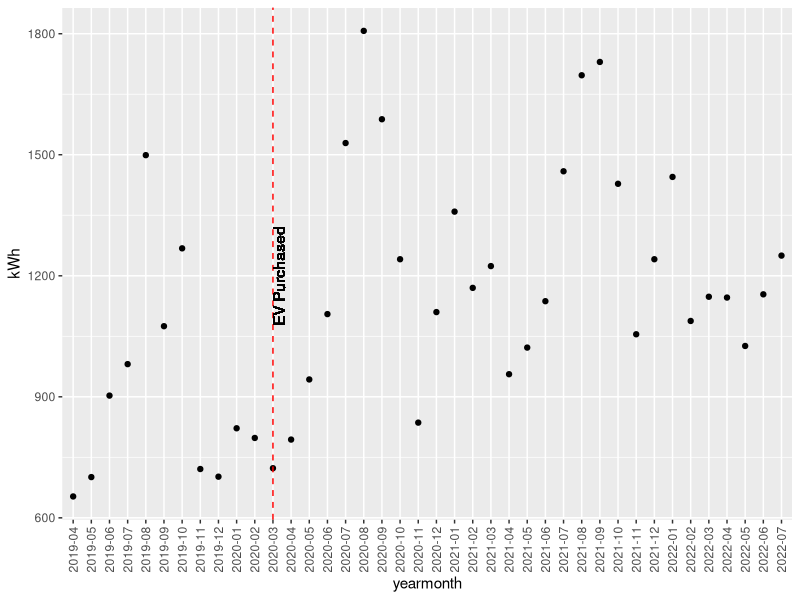
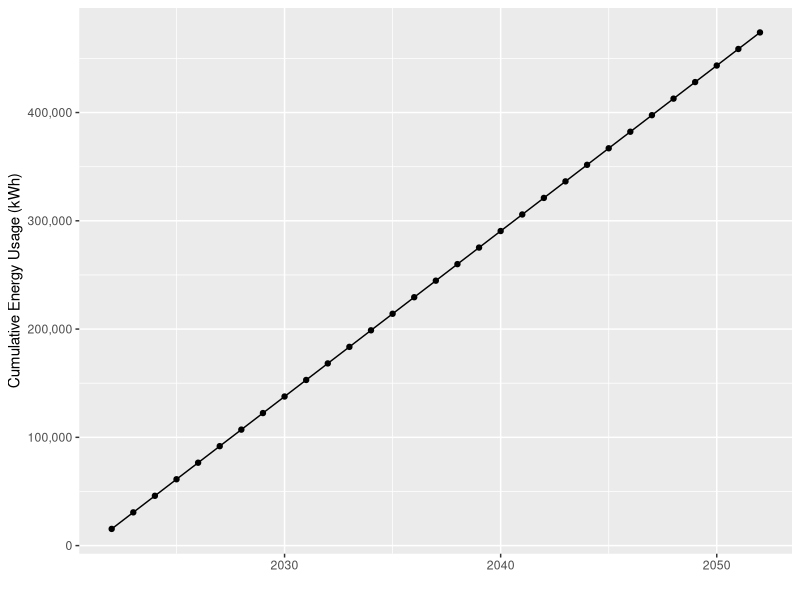
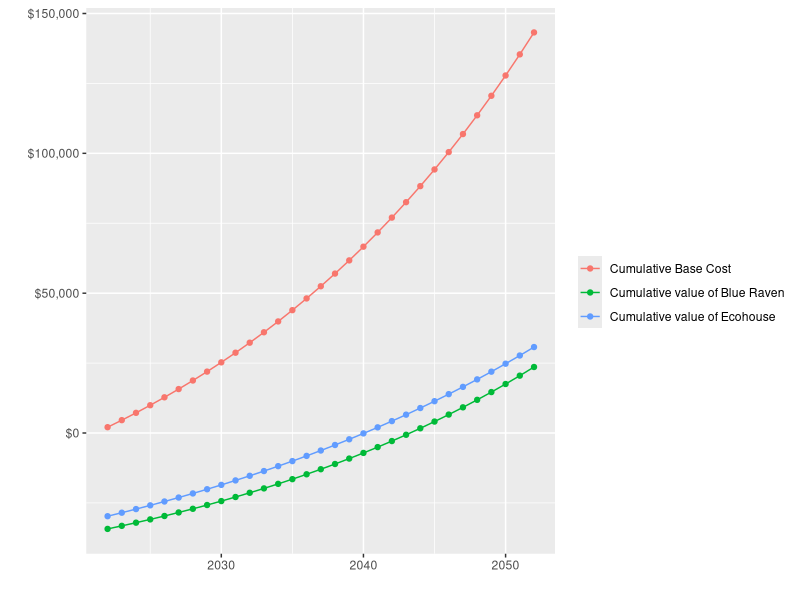
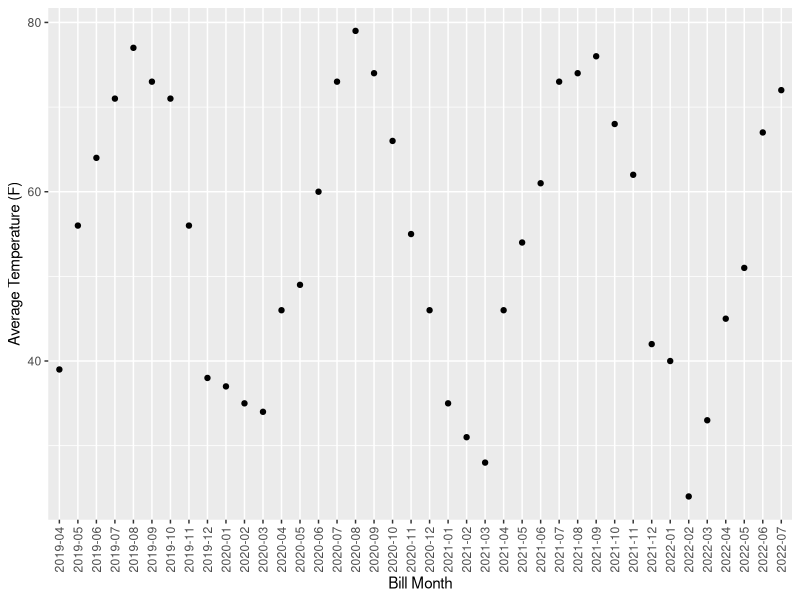
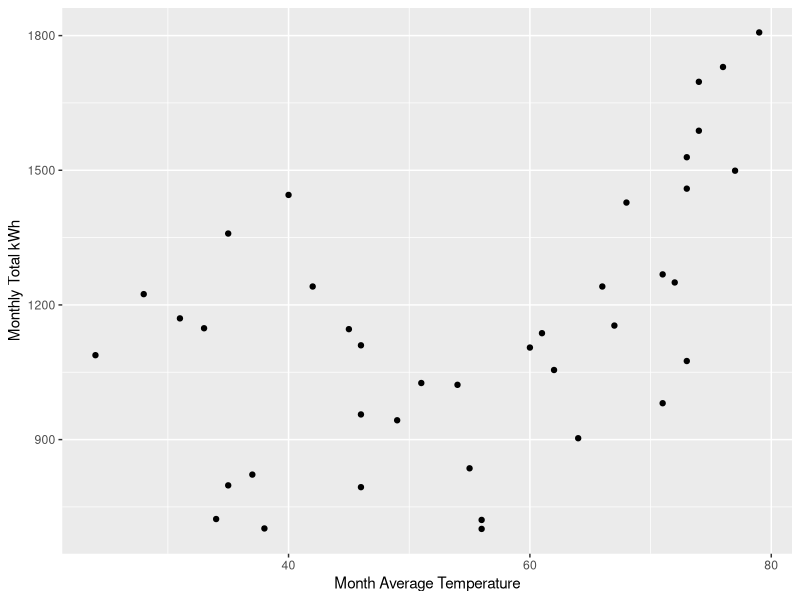
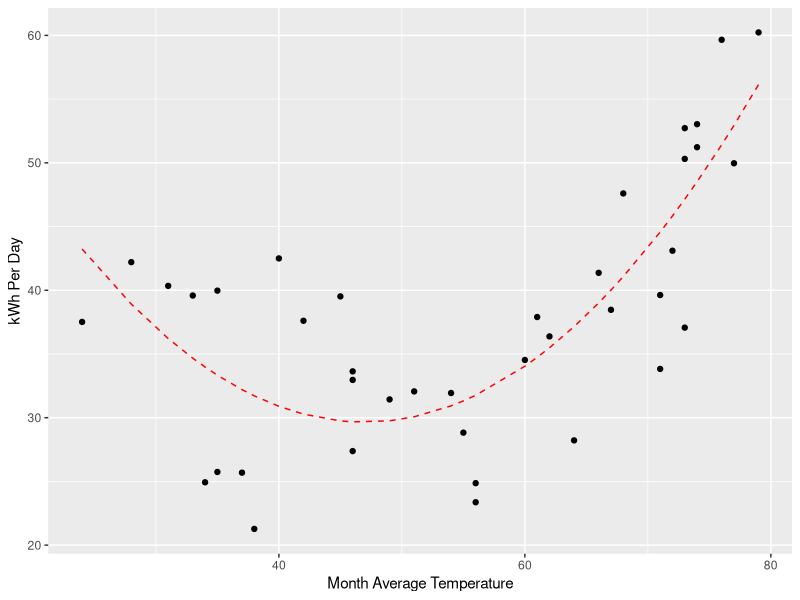
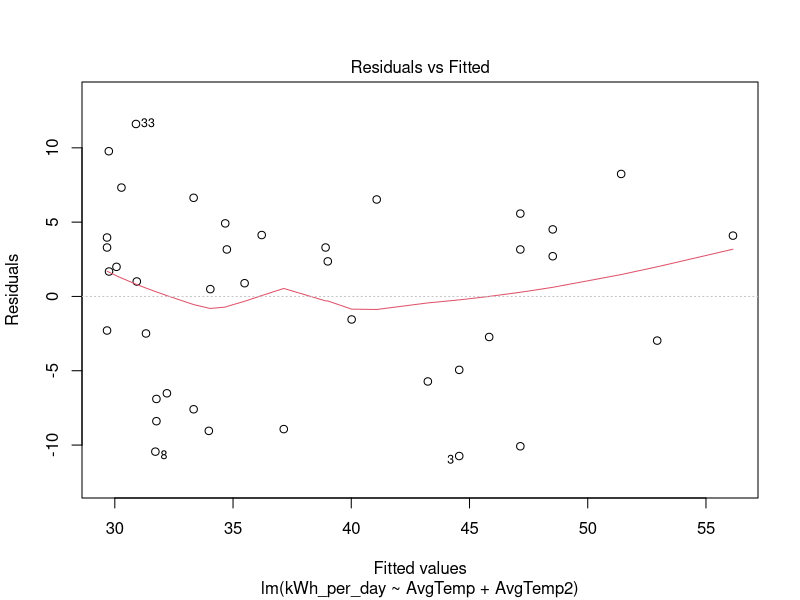
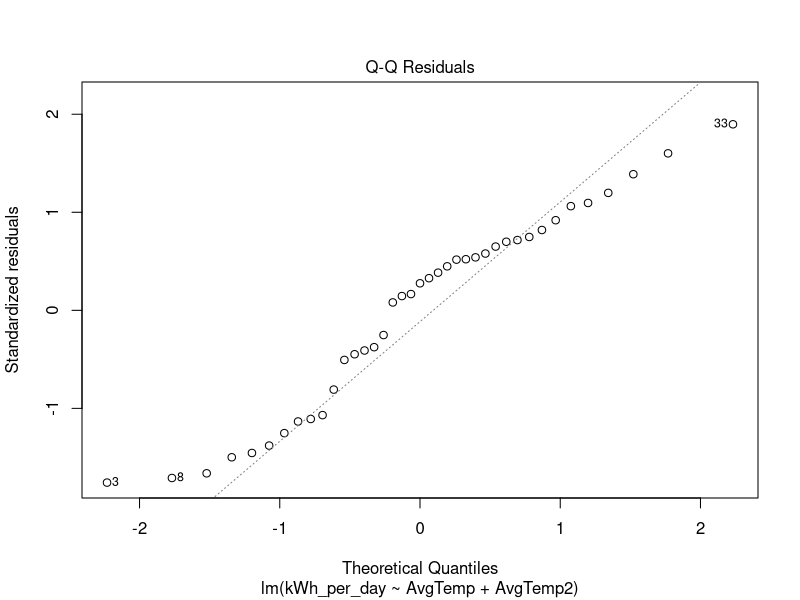

These figures' R source, in order:
## ---- chunk 1
knitr::opts_chunk$set(echo = FALSE)

require(ggplot2)
require(stringr)
require(lubridate)
## ---- chunk 2
stopifnot(file.exists("ActualData.csv"))
stopifnot(file.exists("ForecastData.csv"))

actual <- read.csv("ActualData.csv")
names(actual)[1] <- "Bill.Start"

strip_dollar_sign_or_comma <- function(x) as.numeric(gsub("[,$]", "", x))

forecast <- read.csv("ForecastData.csv")
names(forecast)[1] <- "Year"

forecast$yearmonth <- paste0(forecast$Year, "-", stringr::str_pad(forecast$Month, pad = "0", width = 2))
forecast$kWh <- strip_dollar_sign_or_comma(forecast$kWh)
forecast$Transmission <- strip_dollar_sign_or_comma(forecast$Transmission)
forecast$Customer <- strip_dollar_sign_or_comma(forecast$Customer)
forecast$Distribution <- strip_dollar_sign_or_comma(forecast$Distribution)
forecast$Generation <- strip_dollar_sign_or_comma(forecast$Generation)
forecast$Bill.Total <- strip_dollar_sign_or_comma(forecast$Bill.Total)

actual$Bill.Start <- lubridate::mdy(actual$Bill.Start)
## ---- chunk 3
ggplot(forecast, aes(x = yearmonth, y = kWh)) + geom_point() +
  theme(axis.text.x = element_text(angle = 90, vjust = 0.5)) +
  geom_vline(aes(xintercept = "2020-03"), col = "red", lty = 2) +
  geom_text(x = "2020-03", y = 1200, label = "EV Purchased", angle = 90, vjust = 1)
## ---- chunk 4
actual_usage_previous_year <- sum(forecast$kWh[(nrow(forecast)-11):nrow(forecast)])
actual_cost_previous_year <- sum(forecast$Bill.Total[(nrow(forecast)-11):nrow(forecast)])
forecast_usage_per_year <- mean(forecast$kWh[16:length(forecast$kWh)])*12
forecast_trans_per_year <- mean(forecast$Transmission[28:40])*12
forecast_dist_per_year <- mean(forecast$Distribution[28:40])*12
forecast_cust_per_year <- forecast$Customer[40]*12
forecast_gen_per_year <- mean(forecast$kWh[16:length(forecast$kWh)])*12 * forecast$Generation.per.kWh[40]
forecast_bill_total <- forecast_trans_per_year + forecast_dist_per_year + forecast_cust_per_year + forecast_gen_per_year
blue_raven_production <- 13380
ecohouse_production <- 15453
blue_raven_eff <- .92
ecohouse_eff <- 0.8
blue_raven_total_cost <- 46341
blue_raven_tax_break <- 12049
eco_total_cost <- 42500
eco_tax_break <- 12750
energy_inflation <- 0.04
inflation <- 0.02
## ---- chunk 5
npv_data <- data.frame(
  year = 2022:2052,
  usage = c(actual_usage_previous_year, rep(forecast_usage_per_year, 30)),
  cost_no_solar = c(actual_cost_previous_year, 
                   forecast_bill_total*(1+energy_inflation)^(1:30)),
  generation_blue = c(0, blue_raven_production*(blue_raven_eff^(1/25))^(1:30)),
  generation_eco = c(0, ecohouse_production*(ecohouse_eff^(1/25))^(1:30))) |>
  dplyr::mutate(
    offset_blue = c(-(blue_raven_total_cost-blue_raven_tax_break), rep(0, 30)) +
      generation_blue*forecast$Generation.per.kWh[40]*(1+energy_inflation)^(0:30),
    offset_eco = c(-(eco_total_cost-eco_tax_break), rep(0, 30)) +
      generation_eco*forecast$Generation.per.kWh[40]*(1+energy_inflation)^(0:30))
## ---- chunk 6
ggplot(npv_data, aes(x = year, y = cumsum(usage))) + 
  geom_point() + 
  geom_line() +
  labs(x = "", y = "Cumulative Energy Usage (kWh)") +
  scale_y_continuous(labels = scales::comma_format())
## ---- chunk 7
ggplot(npv_data |>
         reshape2::melt(id.vars = "year") |>
         dplyr::filter(variable %in% c("cost_no_solar", "offset_blue", "offset_eco")) |>
         dplyr::group_by(variable) |>
         dplyr::mutate(value = cumsum(value)) |>
         dplyr::ungroup() |>
         dplyr::mutate(variable = factor(variable, labels = c("Cumulative Base Cost", "Cumulative value of Blue Raven", "Cumulative value of Ecohouse"))), 
       aes(x = year, y = value, group = variable, col = variable)) + 
  geom_point() + 
  geom_line() +
  scale_y_continuous(labels = scales::dollar_format()) +
  labs(x = "", y = "", col = "")
## ---- chunk 8
model_data <- data.frame(kWh = forecast$kWh[-1],
                         AvgTemp = forecast$AvgTemp[-1],
                         AvgTemp2 = forecast$AvgTemp[-1]^2,
                         Days = forecast$Days[-1],
                         kWh_per_day = forecast$kWh[-1] / forecast$Days[-1],
                         month = forecast$Month[-1])
lm1 <- lm(kWh_per_day ~ AvgTemp + AvgTemp2, data = model_data)

model_data$pred <- predict(lm1)
## ---- chunk 9
ggplot(forecast, aes(x = yearmonth, y = AvgTemp)) +
  geom_point() +
  labs(x = "Bill Month", y = "Average Temperature (F)") +
  theme(axis.text.x = element_text(angle = 90, vjust = 0.5))
## ---- chunk 10
ggplot(model_data, aes(x = AvgTemp, y = kWh)) +
  geom_point() +
  labs(x = "Month Average Temperature", y = "Monthly Total kWh")
## ---- chunk 11
ggplot(model_data, aes(x = AvgTemp, y = kWh_per_day)) +
  geom_point() +
  geom_line(aes(x = AvgTemp, y = pred), col = "red", lty = 2) +
  labs(x = "Month Average Temperature", y = "kWh Per Day")
## ---- chunk 12
plot(lm1, which = 1)
plot(lm1, which = 2)
## ---- chunk 13
X <- actual |>
  dplyr::filter(Bill.Start > as.Date("2022-08-01")) |>
  dplyr::rename(total_kwh = kWh,
                delivered_kwh = Delivered..kWh.,
                received_kwh = Received..kWh.,
                generation_supply = Generation..Supply.) |>
  dplyr::mutate(home_used = delivered_kwh + received_kwh + Solar.Production,
                transmission_per_kwh = Transmission / total_kwh,
                distribution_per_kwh = Distribution / total_kwh,
                forecast_distribution_per_kwh = ifelse(total_kwh > 0, Distribution / total_kwh, 0))

for (i in 2:nrow(X)) {
  if (X$transmission_per_kwh[i] == 0) X$transmission_per_kwh[i] <- X$transmission_per_kwh[i-1]
  if (X$forecast_distribution_per_kwh[i] == 0) X$forecast_distribution_per_kwh[i] <- X$forecast_distribution_per_kwh[i-1]
}

Y <- data.frame(Bill.Start = rep(as.Date(NA), 400),
                Bill.End = rep(as.character(NA), 400),
                Year = rep(NA_integer_, 400),
                Month = rep(NA_integer_, 400),
                Days = rep(NA_integer_, 400),
                total_kwh = rep(NA_integer_, 400),
                delivered_kwh = rep(NA_integer_, 400),
                received_kwh = rep(NA_integer_, 400),
                Transmission = rep(as.numeric(NA), 400),
                generation_supply = rep(as.numeric(NA), 400),
                Distribution = rep(as.numeric(NA), 400),
                Customer = rep(NA_integer_, 400),
                Generation.per.kWh = rep(as.numeric(NA), 400),
                Generation = rep(as.numeric(NA), 400),
                AvgTemp = rep(NA_integer_, 400),
                Solar.Production = rep(as.numeric(NA), 400),
                Bill.Total = rep(as.numeric(NA), 400),
                home_used = rep(as.numeric(NA), 400),
                transmission_per_kwh = rep(as.numeric(NA, 400)),
                distribution_per_kwh = rep(as.numeric(NA, 400)),
                forecast_distribution_per_kwh = rep(as.numeric(NA, 400)))
X2 <- rbind(X, Y)

for (i in (nrow(X) + 1):(nrow(X) + 400)) {
  X2$Month[i] = X2$Month[i-12]
  X2$Year[i] = X2$Year[i-12] + 1
  ind <- which(X$Month == X2$Month[i])
  X2$Days[i] = mean(X$Days[ind])
  X2$AvgTemp[i] = mean(X$AvgTemp[ind])
  X2$transmission_per_kwh[i] = X2$transmission_per_kwh[i-1]
  X2$forecast_distribution_per_kwh[i] = X2$forecast_distribution_per_kwh[i-1]
  X2$Generation.per.kWh[i] = X2$Generation.per.kWh[i-1]
}

X2$forecast_total_kwh = pmax(X2$home_used, (coef(lm1)[1] + coef(lm1)[2]*X2$AvgTemp + coef(lm1)[3]*X2$AvgTemp^2)*X2$Days, na.rm = TRUE)

X2 <- X2 |>
  dplyr::mutate(forecast_transmission = forecast_total_kwh * transmission_per_kwh,
                forecast_distribution = forecast_total_kwh * forecast_distribution_per_kwh,
                forecast_customer = 10,
                forecast_generation = forecast_total_kwh * Generation.per.kWh,
                forecast_total = forecast_transmission + forecast_distribution + forecast_customer + forecast_generation,
                estimated_save = ifelse(!is.na(Bill.Total), forecast_total - Bill.Total, forecast_total),
                total_cash_flow = estimated_save)

X2$total_cash_flow[1] <- X2$total_cash_flow[1] - 42500
X2$total_cash_flow[7] <- X2$total_cash_flow[7] + 12750

X2$npv <- 0
i_switch <- 0
X2$npv[1] <- X2$total_cash_flow[1]
for (i in 2:nrow(X2)) {
  X2$npv[i] <- sum(X2$total_cash_flow[1:i]*(1-0.02/12)^(0:(i-1)))
  if (X2$npv[i] >= 0 & X2$npv[i-1] < 0) i_switch = i
}

X2$year_month <- paste0(X2$Year, "-", stringr::str_pad(X2$Month, pad = "0", width = 2))
## ---- chunk 14
ggplot(X2 |>
         dplyr::filter(!is.na(Bill.Start)), aes(x = Bill.Start, y = AvgTemp)) + 
  geom_point() +
  labs(x = "", y = "Month Average Temperature (F)")
## ---- chunk 15
ggplot(X2 |>
         dplyr::filter(!is.na(Bill.Start)) |>
         dplyr::select(Bill.Start, forecast_total_kwh, delivered_kwh, received_kwh, Solar.Production) |>
         reshape2::melt(id.vars = "Bill.Start") |>
         dplyr::mutate(variable = factor(variable, labels = c("Actual Total Demand",
                                                              "From Grid",
                                                              "To Grid",
                                                              "Solar Production"))), 
       aes(x = Bill.Start, y = value, group = variable, col = variable)) + 
  geom_point() +
  labs(x = "", y = "Power (kWh)", col = "") +
  scale_y_continuous(labels = scales::comma_format())
## ---- chunk 16
temp <- X2 |>
  dplyr::mutate(forecast_total_kwh = cumsum(forecast_total_kwh)) |>
  dplyr::filter(Month == 12)
ggplot(temp, aes(x = Year, y = forecast_total_kwh)) + 
  geom_point() +
  geom_line() +
  labs(x = "", y = "Forecasted Cumulative Total kWh since Installation") +
  scale_y_continuous(labels = scales::comma_format())
## ---- chunk 17
temp <- X2 |>
  dplyr::mutate(cum_total_cash_flow = cumsum(total_cash_flow)) |>
  dplyr::filter(Month == 12, Year <= 2052)
temp2 <- X2 |>
  dplyr::group_by(Year) |>
  dplyr::summarize(total_cash_flow = sum(total_cash_flow)) |>
  dplyr::filter(Year <= 2052)
ggplot(temp, aes(x = Year, y = cum_total_cash_flow)) + 
  geom_point() +
  geom_line() +
  labs(x = "", y = "Forecasted Nominal Cumulative Cash Flow") +
  geom_hline(yintercept = 0, lty = 2, col = "red") +
  scale_y_continuous(labels = scales::dollar_format()) +
  geom_col(data = temp2, mapping = aes(x = Year, y = total_cash_flow), alpha = 0.5)
## ---- chunk 18
ggplot(temp, aes(x = Year, y = npv)) + 
  geom_point() +
  geom_line() +
  labs(x = "", y = "Forecasted Real Cumulative Cash Flow\n2022 Dollars") +
  geom_hline(yintercept = 0, lty = 2, col = "red") +
  geom_vline(xintercept = X2$Year[i_switch], lty = 2, col = "red") +
  scale_y_continuous(labels = scales::dollar_format())

